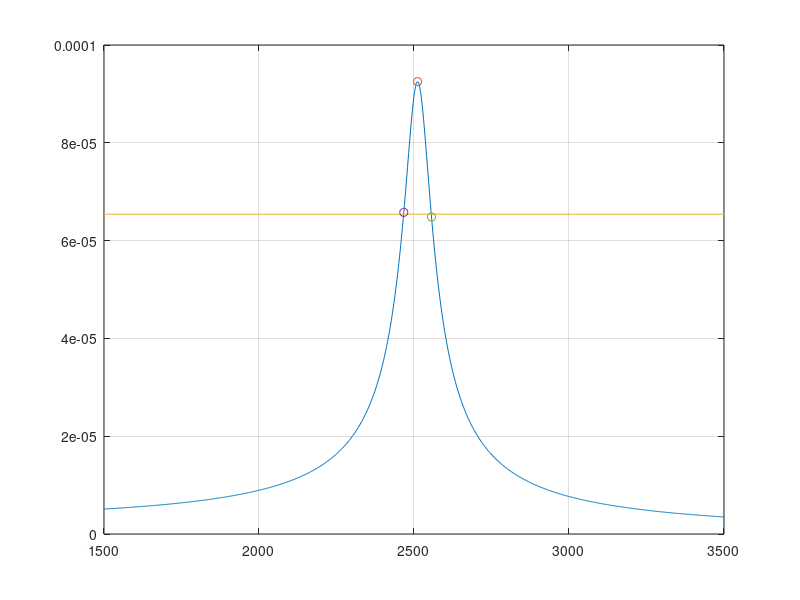

Recreate this plot in MATLAB.
%******************************************************************************
% \details     : 
% \autor       : Simon Burkhardt
% \file        : sww_Kap6_aufg2h.m
% \date        : 29.03.2019
% \version     : 1.0
%******************************************************************************
clear all; close all; clc; format shorteng;

m = 0.02;
F = 64;
h = 507e-6;
k = F/h;


% a)
w0 = sqrt(k/m);

% b)
Q = 2*pi*(100/20);
kap = -w0*log(1-2*pi/Q)/sqrt(16*pi^2+log(1-2*pi/Q)^2);

% c)
t05 = -log(0.5)/kap;

% d)
A = 7.5e-6;
w = 2*pi*300;
F0 = A*m*sqrt((w0^2-w^2)^2 +4*kap^2*w^2);

% e)
phi = atan2d(2*kap*w,(w0^2-w^2));

% f)
Ares = F0/m * 1/(2*kap*sqrt(w0^2-kap^2));

% g)
wres = sqrt(w0^2 - 2*kap^2);
dif_proz = (1-wres/w0)*100;

%%
% h)
A = @(w) F0 ./ (m.*sqrt((w0.^2-w.^2).^2 +4.*kap.^2.*w.^2));
w = linspace(1500, 3500, 1e3);
Aw = A(w);

plot(w, Aw); hold on; grid on;
plot(wres, Ares, 'o');
plot([1500, 3500], [Ares/sqrt(2), Ares/sqrt(2)]);

wmin = 0;
for w=0:wres
    if A(w) > Ares/sqrt(2)
        wmin = w;
        break
    end
end

wmax = wres;
for w=wres:3500
    if A(w) < Ares/sqrt(2)
        wmax = w;
        break
    end
end

plot(wmin, A(wmin), 'o');
plot(wmax, A(wmax), 'o');
B = wmax-wmin
Q_ = wres/B
